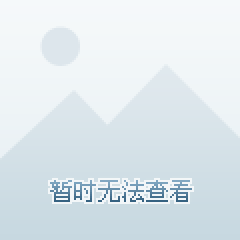
#> input picture 132.png, 120 x 120 px, found by its file name (shown 2 times larger)
$ python utils.py
#> lines starting #> are read from the running program, lines starting #| are printed output that depends on the picture
# -*- coding: utf-8 -*-

import re
import pytz
from datetime import datetime
from io import BytesIO

import requests
from PIL import Image
import numpy as np


INVALID_IM = Image.open('132.png').convert('L')
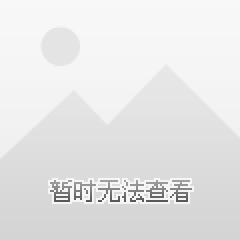
#> INVALID_IM: PIL image 120x120 L (shown 2 times larger); min 88, max 248, mean 229.7
INVALID_ARR = np.array(INVALID_IM)


def utc_to_local_datetime(dt: datetime, local_timezone="Asia/Shanghai"):
    """把utc datetime 转换为本地市区的时间"""
    return dt.replace(tzinfo=pytz.utc).astimezone(pytz.timezone(local_timezone))


def format_datetime(dt: datetime):
    dt = utc_to_local_datetime(dt)
    return dt.strftime('%m-%d %H:%M')


# [7 lines left out: function clear_mobile_model, not called in this run]


INVALID_KEYWORDS = [
    '公司', '家', '店', '铺', '编号', '房', '室', '投资', '饰', '外卖',
    '系统', '车', '手机', '化妆', '贷', '保险', '经理', '阁', '公寓',
    '柜', '橱', '信用', '卡', '彩票', '商', '院', '校', '区',
    '厂', '维修', '配件', '行业', '二手', '销售', 'KTV', '火锅',
    '桌子', '中国', '聘', '城', '市', '省', '国', '业', '工程', '金融', '楼', '售',
    '客', '休闲', '税', '销', '科技', '信息', '号', '美容', '粉红', '名',
    '厨', '财', '酒', '买', '卖', '产', '队', '代', '社', '党', '枪', '创',
    '招', '空间', '物流', '品', '电', '师', '钢', '管', '警', '团', '牌', '赌', '毒',
    '机', '塑', '馆', '金', '银', '肾', '洗', '服务', '府', '门', '身', '购', '装',
    '批', 'A', '健康', '输入', 'QQ', '员', '会', '衣', '男', '女', '医', '钱', '币', '课',
    '妹', '哥', '姐', '弟', '爸', '妈', '广告', '快递', '对方', '皮肤', '祛', '输入',
    "微整", "整型", "保健", "按摩", "奶", "摩托", "平安", "胸", '主席', '学生', '锅', '婴',
    '旅', '推广', '坊', '仿', '优惠', '淘', '啪', '寂寞', '老板', '王者', '空调', '合伙',
    '饭', '艳', '睫', '投注', '彩印', '眼镜', '屎', '美甲', '贸', '航空', '肤', '养', '宠物',
    '网', '汽', '礼', '材', '咖啡', '珠宝', 'YY', '丫丫', '烟', '贱', '修', '¥', '教', '育',
    '涂', '造型', '支付', '滚', '蛋'
]


# [38 lines left out: functions check_nickname, check_avatar, not called in this run]
